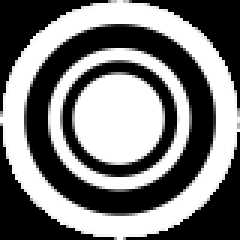
#> input picture Classifier Training/Positives/fiducial_6_80x80.png, 80 x 80 px (shown 3 times larger); the run also reads 1 picture not shown here
$ python test_creation5.py
#> lines starting #> are read from the running program, lines starting #| are printed output that depends on the picture; after the words box and inside, x2 and y2 are one past the last pixel; in counts of white or black regions, pixels touching at a corner belong together; pictures that were not available may be replaced by others from this repository, and a replacement may not be noted
#This program was developed from test_creation3 in order to blend fiducials.
#Only works perfectly with fiducial 6.

import imutils
import cv2

fg_img = cv2.imread("fiducial_6_80x80.png", cv2.IMREAD_UNCHANGED)
#> fg_img is the input picture: shape (80, 80, 4); mean B, G, R, A 122.6, 122.6, 122.6, 191.4
bg_img = cv2.imread("stellarium-005.png")
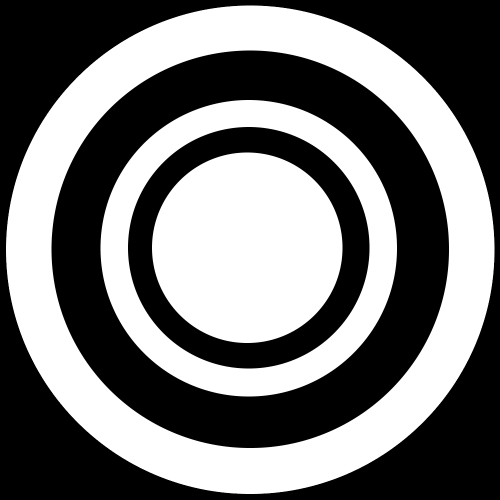
#> input picture Classifier Training/fiducial_6_fullsize.png, 1000 x 1000 px, given in place of stellarium-005.png, which was not available (shown at 1/2 size)
#> bg_img is the input picture: shape (1000, 1000, 3); min 0, max 255, mean 117.4
rectangle = cv2.imread("rectangle_black.png")

graybg = cv2.cvtColor(bg_img, cv2.COLOR_BGR2GRAY)

thresh = cv2.threshold(graybg, 225, 255, cv2.THRESH_BINARY)[1]
#> thresh: shape (1000, 1000); 45.7% white; 3 white regions, box (x1, y1, x2, y2) and area: (12, 11, 989, 988) 251335, (304, 305, 685, 686) 113585, (201, 200, 794, 793) 91775
mask1 = thresh.copy()
mask1 = cv2.erode(mask1, None, iterations=1)
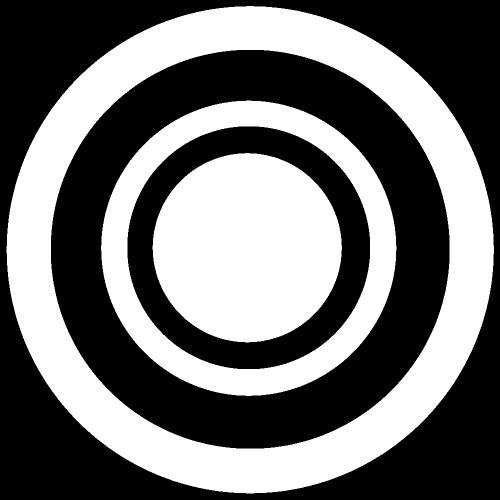
#> mask1: shape (1000, 1000) (shown at 1/2 size); 44.4% white; 3 white regions, box (x1, y1, x2, y2) and area: (13, 12, 988, 987) 244247, (305, 306, 684, 685) 112065, (202, 201, 793, 792) 87471
mask2 = mask1.copy()
mask2 = cv2.dilate(mask2, None, iterations = 2)
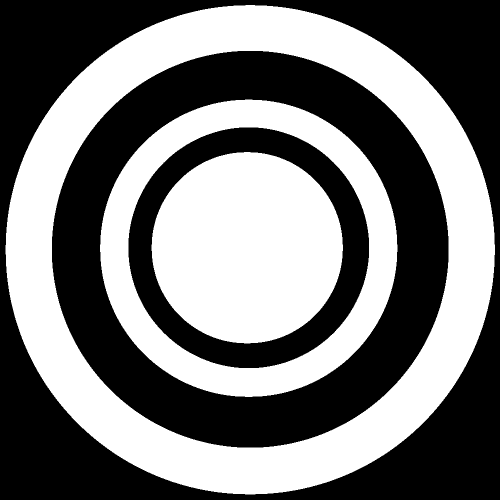
#> mask2: shape (1000, 1000) (shown at 1/2 size); 47% white; 3 white regions
h2, w2 = mask2.shape[:2]
#> h2 = 1000; w2 = 1000

cnts = cv2.findContours(mask2.copy(), cv2.RETR_EXTERNAL, cv2.CHAIN_APPROX_SIMPLE)
#> cnts = 1 contour; box (x1, y1, x2, y2) and area: (11, 10, 990, 989) 751272
cnts = imutils.grab_contours(cnts)

fgy, fgx = fg_img.shape[:2]
#> fgy = 80; fgx = 80

alpha_s = fg_img[:, :, 3] / 255.0
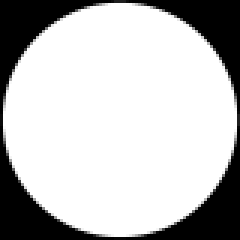
#> alpha_s: shape (80, 80) float64 (shown 3 times larger); min 0, max 1, mean 0.75
alpha_l = 1.0 - alpha_s
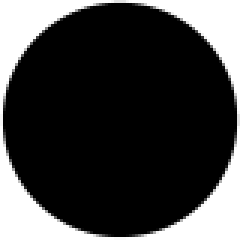
#> alpha_l: shape (80, 80) float64 (shown 3 times larger); min 0, max 1, mean 0.25

rectangle_build = rectangle.copy()


for c in cnts:
        x,y,w,h = cv2.boundingRect(c)
        y1 = y - 40
        y2 = y1 + fgy

        x1 = x - 40
        x2 = x1 + fgx

        rectangle_temp = rectangle.copy()

        if h2 - y1 > fgy + 1 and y1 > fgy + 1 and w2 - x1 > fgx + 1 and x1 > fgx + 1:
                for c in range(0, 3):
                        rectangle_temp[y1:y2, x1:x2, c] = (alpha_s * fg_img[:, :, c] + alpha_l * rectangle[y1:y2, x1:x2, c])

                rows,cols,channels = rectangle_temp.shape
                roi = rectangle_build[0:rows, 0:cols ]
                img2gray = cv2.cvtColor(rectangle_temp,cv2.COLOR_BGR2GRAY)
                ret, mask = cv2.threshold(img2gray, 10, 255, cv2.THRESH_BINARY)
                mask_inv = cv2.bitwise_not(mask)
                img1_bg = cv2.bitwise_and(roi,roi,mask = mask_inv)
                img2_fg = cv2.bitwise_and(rectangle_temp,rectangle_temp,mask = mask)
                dst = cv2.add(img1_bg,img2_fg)
                rectangle_build[0:rows, 0:cols ] = dst
#> this loop made 1 pass
#> (x, y, w, h, y1, y2, x1, x2) on pass 1: (11, 10, 979, 979, -30, 50, -29, 51)


rows,cols,channels = rectangle_build.shape
#> rows = 1080; cols = 1920; channels = 3
roi = bg_img[0:rows, 0:cols ]
img2gray = cv2.cvtColor(rectangle_build,cv2.COLOR_BGR2GRAY)
#> img2gray: shape (1080, 1920); every value is 0
ret, mask = cv2.threshold(img2gray, 10, 255, cv2.THRESH_BINARY)
mask_inv = cv2.bitwise_not(mask)
#> mask_inv: shape (1080, 1920); every value is 255
#> (the run stopped early here; a loop or call above may not have finished)
